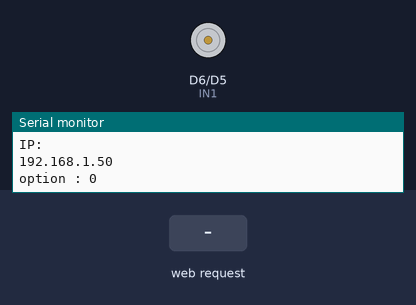
Recording of a sketch running on a simulated ESP8266 (NodeMCU). On the bench: motor-driver pin pairs drawn as motors (green arrow = first pin HIGH = forward, orange = second pin HIGH = backward, longer = more drive), the last lines printed to the serial monitor. The test bench sets the inputs (shaded band). WiFi joins after 1.5 s; servers stay silent unless stated.

Above: at 3.7 s.
3.8 s: HTTP request GET /sendValue?option=Nhanh received
At 6.48 s:
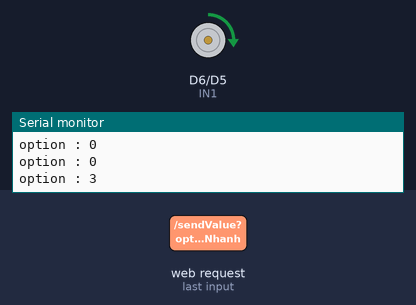
At 17.3 s:
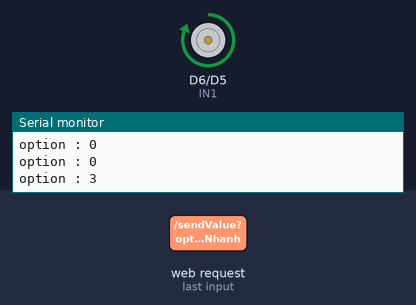
17.4 s: HTTP request GET /sendValue?option=Lui received
At 18.5 s:
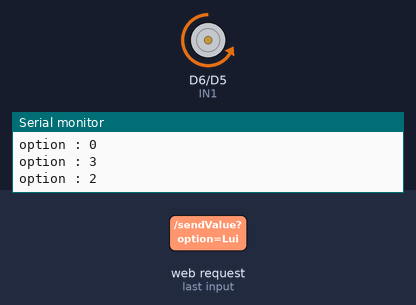
Timing chart, 0 to 20.4 s (numbered marks = the images above; inputs shaded):
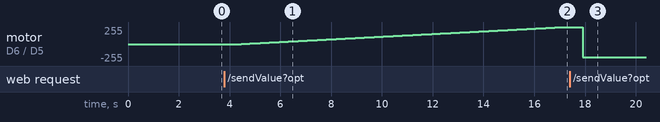

Measured:
- after the input at 3.8 s, motor on D6 (IN1) / D5 (IN2): moves from stopped to forward 255/255 over 12.7 s, starting after 0.65 s

The sketch:

Wifi_Tien_Lui_Nhanh_Cham.ino
```cpp
// Động cơ DC
// OUT1 và OUT2 nối với động cơ DC
// 12V Nối với 5V Arduino , GND nối với GND Arduino (Ở chỗ 3 ô)(5V để trống chỉ dùng 12V thôi)
#define IN1 D6 // D6 (chân số)
#define IN2 D5 // D5 (chân số)
#define MAX_SPEED 255  //từ 0-255
#define MIN_SPEED 0

void Lui(int speed) {
  speed = constrain(speed, MIN_SPEED, MAX_SPEED);
  digitalWrite(IN1, LOW);
  analogWrite(IN2, speed);
}
void Dung() {// Hàm dừng motor
  digitalWrite(IN1, LOW);
  digitalWrite(IN2, LOW);
}
void Tien(int speed) {
  speed = constrain(speed, MIN_SPEED, MAX_SPEED); //đảm báo giá trị nằm trong một khoảng từ 0 - MAX_SPEED
  analogWrite(IN1, speed);
  digitalWrite(IN2, LOW);
}
void NhanhDan(){
  for (int i = 0 ; i <= 255 ; i++){
    analogWrite(IN1 , i);
    digitalWrite(IN2 , LOW);
    delay(50);
  }
}
void ChamDan(){
  for (int i = 255; i >= 0 ; i--){
    analogWrite(IN1 , i);
    digitalWrite(IN2 , LOW);
    delay(50);
  }
}

// Wifi Nên cắm ở cổng bên trái của máy tính (cổng bên trái và phía trên gần với màn hình) thì nó mới nhận
#include <ESP8266WiFi.h>
#include <ESP8266WebServer.h>
ESP8266WebServer server(80);
// Đối với wifi khi setup cổng thì cần thêm A với D ví dụ A0, D4

// Đối với wifi khi setup cổng thì cần thêm A với D ví dụ A0, D4
// Cảm biến dò Line
int SensorLine = D3; // D0 nối với chân số D3 của wifi (1 là đen , 0 là trắng) , VCC nối 3V3 của wifi, GND nối GND của wifi
// int SensorLine = A0; // A0 Chân đọc giá trị của cảm biến dò line (1024 là đen , 0 là trắng)
// Đổi chân ở đây thì đổi ở dưới handleReadSerial nữa
int LineSensorValue = 0;
// + A0
//     + Đen là 1
//     + Trắng là 0
// + D0
//     + Đen là 1024
//     + Trắng là 0

void setup() {
  Serial.begin(9600);
  delay(1000);
  WiFi.begin("OPPO Reno", "vanmanh999"); //SSID && Pasword
  while (WiFi.waitForConnectResult() != WL_CONNECTED) {
    Serial.println(".");
  }
  Serial.println("IP: ");
  Serial.println(WiFi.localIP());
  server.on("/", [] {
    server.send(200, "text/html",
                "<!DOCTYPE html>"
                "<html>"
                "<head>"
                "<title>Serial Monitor</title>"
                "<script>"
                "window.onload = function() {"
                "readSerial();"
                "};"
                "function readSerial() {"
                "var serialMonitor = document.getElementById('serialMonitor');"
                "var xhttp = new XMLHttpRequest();"
                "xhttp.onreadystatechange = function() {"
                "if (this.readyState == 4 && this.status == 200) {"
                "serialMonitor.value = this.responseText;"
                "serialMonitor.scrollTop = serialMonitor.scrollHeight;"
                "setTimeout(readSerial, 500);"
                "}"
                "};"
                "xhttp.open('GET', 'readSerial', true);"
                "xhttp.send();"
                "}"
                "function sendValue(){"
                "var optionInput = document.getElementById('option');"
                "var xhttp2 =  new XMLHttpRequest();"
                "var option = optionInput.value;"
                "xhttp2.open('POST', 'sendValue', true);"
                "xhttp2.setRequestHeader('Content-type', 'application/x-www-form-urlencoded');"
                "xhttp2.send('option=' + option);"
                "}"

                "function quaydongco(opt){"
                "var optionInput = document.getElementById('option');"
                "optionInput.value = opt;"
                "var xhttp2 =  new XMLHttpRequest();"
                "var option = optionInput.value;"
                "xhttp2.open('POST', 'sendQuaydongco', true);"
                "xhttp2.setRequestHeader('Content-type', 'application/x-www-form-urlencoded');"
                "xhttp2.send('option=' + option);"
                "}"

                "</script>"
                "</head>"
                "<body>"

                "<label>Value Sensor</label><br>"
                "<input type='text' id='serialMonitor'>"
                "<br><br>"
                "<label>option (Tien , Lui , Nhanh , Cham , Dung): </label>"
                "<input type='text' name='option' id = 'option'>"
                "<input type='button' value='Send' onclick = sendValue()>"

                "<br>"
                "<br>"
                "<button style='margin-right:30px' onclick = quaydongco('Tien') >Tien</button>"
                "<button style='margin-right:30px' onclick = quaydongco('Lui') >Lui</button>"
                "<button style='margin-right:30px' onclick = quaydongco('Nhanh') >Nhanh Dan</button>"
                "<button style='margin-right:30px' onclick = quaydongco('Cham') >Cham Dan</button>"
                "<button style='margin-right:30px' onclick = quaydongco('Dung') >Dung</button>"

                "</body>"

                "</html>");
  });


//
//                "<label>Value Gas Sensor</label><br>"
//                "<textarea id='serialMonitor' style='font-family: monospace; width: 100%; height: 300px; white-space: pre; '></textarea>"
//                "<label>option : </label>"
//                "<input type='text' name='option' id = 'option'>"
//                "<input type='button' value='Send' onclick = sendValue()>"

  // ĐỘNG CƠ DC
  pinMode(IN1, OUTPUT);  // (Đối với chân số thì cần khai báo)
  pinMode(IN2, OUTPUT);  // (Đối với chân số thì cần khai báo)

  // Dò Line
  pinMode(SensorLine, INPUT); // D0 hay A0 thì cũng để như thế này
  // D0 Thêm setup nếu dùng D0 => D3 , còn nếu dùng A0 thì không cần
  // A0 Chân analog cũng có thể setup pinMode (có mấy cái không cần setup cũng được)
  setupRoutes();
  server.begin();  // Bắt đầu web server
}

// Gửi giá trị đọc được từ cảm biến lên web
void handleReadSerial() {
  LineSensorValue = digitalRead(SensorLine); // D0 nối với D3 wifi
  // LineSensorValue = analogRead(SensorLine); // A0 nối với A0 wifi
  server.send(200, "text/plain", String(LineSensorValue) + "\n");
}

// Nhận giá trị độ từ web để điều khiển servo
int option = 0;
void handleSendValue() {
  if (server.hasArg("option")) {
    if(server.arg("option") == "Tien") option  = 1;
    if(server.arg("option") == "Lui") option   = 2;
    if(server.arg("option") == "Nhanh") option = 3;
    if(server.arg("option") == "Cham") option  = 4;
    if(server.arg("option") == "Dung") option  = 5;
  }
}

// Nhận giá trị từ button
void handleSendQuaydongco() {
  if (server.hasArg("option")) {
    if(server.arg("option") == "Tien") option  = 1;
    if(server.arg("option") == "Lui") option   = 2;
    if(server.arg("option") == "Nhanh") option = 3;
    if(server.arg("option") == "Cham") option  = 4;
    if(server.arg("option") == "Dung") option  = 5;
  }
}

void setupRoutes() {
  server.on("/readSerial", handleReadSerial);
  server.on("/sendValue", handleSendValue);
  server.on("/sendQuaydongco", handleSendQuaydongco);
}

// Nhập 1 xong đến 2 xong đến 3 rồi đến 4 để test , cuối cùng nhập 0 để dừng
void loop() {
  // Xử lý các yêu cầu từ client
  server.handleClient();
  delay(500);  // Đợi để hệ thống xử lý các yêu cầu khác
  Serial.print("option : ");
  Serial.println(option);
  if (option == 1){
    Tien(200); // 200 truyền vào là tốc độ
  }
  else if(option == 2){
    Lui(200);
  }
  else if(option == 3){
    NhanhDan();
  }
  else if(option == 4){
    ChamDan();
  }
  else {
    Dung();
  }
  delay(200);
}
```
